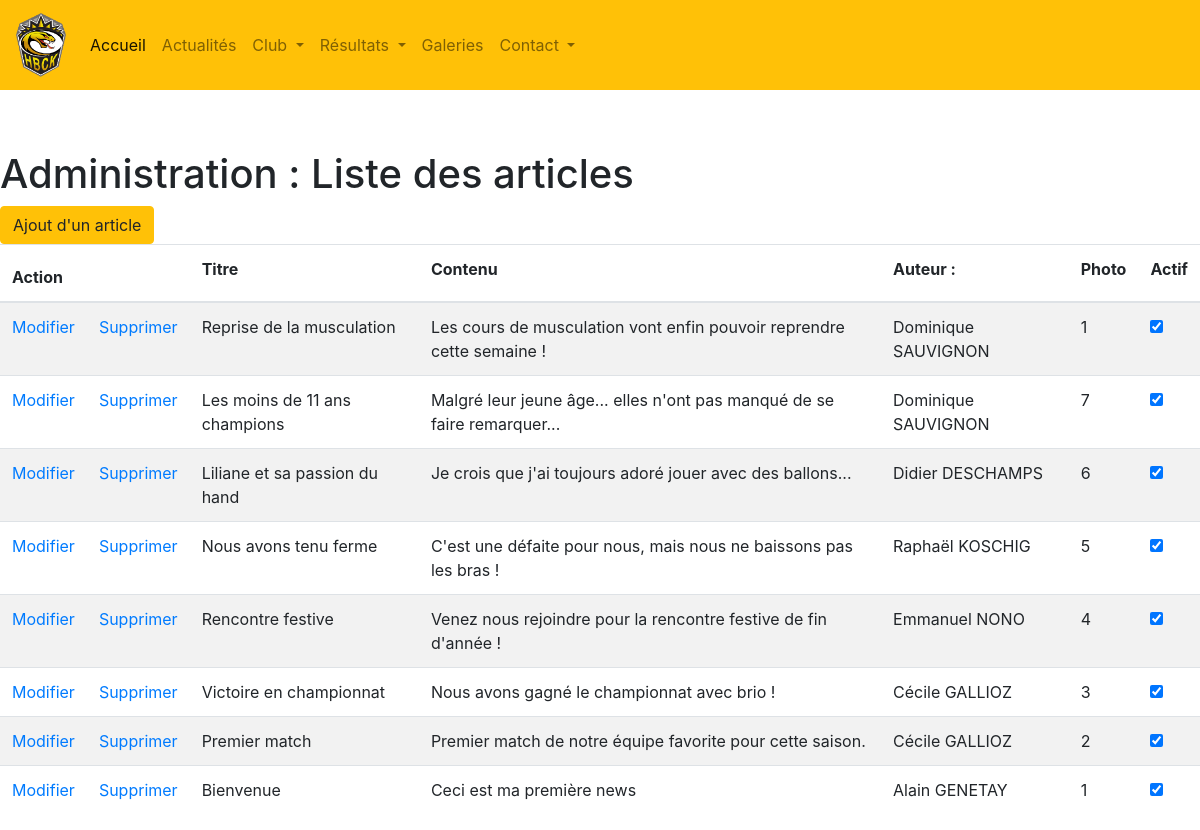
Screenshot of /src/body/article-liste.php with the database file from the repository.
### tables this page shows
CREATE TABLE `article` (
  `art_id` int(11) NOT NULL,
  `art_titre` varchar(255) NOT NULL,
  `art_contenu` longtext NOT NULL,
  `art_auteur_id` int(11) NOT NULL,
  `art_photo_id` int(11) DEFAULT NULL,
  `art_actif` int(1) NOT NULL,
  `art_created_at` datetime NOT NULL,
  `art_updated_at` datetime DEFAULT NULL,
  `art_deleted_at` datetime DEFAULT NULL
);

CREATE TABLE `personne` (
  `per_id` int(11) NOT NULL,
  `per_nom` varchar(255) NOT NULL,
  `per_prenom` varchar(255) DEFAULT NULL,
  `per_date_nais` date DEFAULT NULL,
  `per_lieu_nais` varchar(255) DEFAULT NULL,
  `per_sexe` tinyint(50) NOT NULL,
  `per_mail` varchar(255) NOT NULL,
  `per_mdp` varchar(50) NOT NULL,
  `per_admin` int(1) NOT NULL DEFAULT '0',
  `per_redac` int(1) NOT NULL DEFAULT '0',
  `per_contact_ext` int(1) NOT NULL DEFAULT '0',
  `per_created_at` datetime NOT NULL,
  `per_updated_at` datetime DEFAULT NULL,
  `per_deleted_at` datetime DEFAULT NULL
);

### src/class/ArticleBase.php (called while the page is built, shortened)
<?php
class ArticleBase
{
    public function getArticlesActifs($db)
    {
        $sql_aa = "SELECT * FROM article inner join personne on article.art_auteur_id = personne.per_id where art_deleted_at is null ORDER BY art_id DESC";
        $rs_aa = $db->query($sql_aa);
        return $rs_aa;
    }
}

### src/body/article-liste.php (the view, shortened to what this page needs)
<?php
require_once '../class/ArticleBase.php';
$o_pdo = new Database();
$o_conn = $o_pdo->makeConnect();
$b_art = new ArticleBase();
$articles = $b_art->getArticlesActifs($o_conn);
$art = $articles->fetchall();
include('../includes/head.php');
include('../includes/header.php');
?>
<link rel="stylesheet" href="https://stackpath.bootstrapcdn.com/bootstrap/4.4.1/css/bootstrap.min.css">
<h1>Administration : Liste des articles</h1>
<a href="personne-details.php?mode=nouveau">
    <button class="btn btn-warning" type="submit">Ajout d'un article</button>
</a>
<table class="table table-striped">
    <thead>
        <tr>
            <th colspan="2">Action</td>
            <th><label for="titre">Titre</label></th>
            <th><label for="contenu">Contenu</label></th>
            <th><label for="auteur">Auteur : </label></th>
            <th><label for="photo">Photo</label></th>
            <th><label for="actif">Actif</label></th>
        </tr>
    </thead>
    <?php foreach ($art as $a){ ?>
    <tr>
        <td><a href="article-details.php?mode=modif&id=<?php echo $p['art_id']?>">Modifier</td>
        <td><a href="../traitements/article-suppression.php?id=<?php echo $p['per_id']?>">Supprimer</td>
        <td><?php echo $a["art_titre"]?></td>
        <td><?php echo $a["art_contenu"] ?></td>
        <td><?php echo $a["per_prenom"] . " " . $a["per_nom"] ?></td>
        <td><?php echo $a["art_photo_id"]?></td>
        <td>
            <input type="checkbox" name="actif" value="actif" <?php if ($a["art_actif"] ==1) echo "checked" ?> >
        </td>
        </tr>
    <?php } ?>
</table>

### rows the page displays
article: art_titre "Reprise de la musculation", art_contenu "Les cours de musculation vont enfin pouvoir reprendre cette semaine !", art_auteur.per_prenom "Dominique", art_auteur.per_nom "SAUVIGNON", art_photo "1", art_actif "☑"
article: art_titre "Les moins de 11 ans champions", art_contenu "Malgré leur jeune âge... elles n'ont pas manqué de se faire remarquer...", art_auteur.per_prenom "Dominique", art_auteur.per_nom "SAUVIGNON", art_photo "7", art_actif "☑"
article: art_titre "Liliane et sa passion du hand", art_contenu "Je crois que j'ai toujours adoré jouer avec des ballons...", art_auteur.per_prenom "Didier", art_auteur.per_nom "DESCHAMPS", art_photo "6", art_actif "☑"
article: art_titre "Nous avons tenu ferme", art_contenu "C'est une défaite pour nous, mais nous ne baissons pas les bras !", art_auteur.per_prenom "Raphaël", art_auteur.per_nom "KOSCHIG", art_photo "5", art_actif "☑"
article: art_titre "Rencontre festive", art_contenu "Venez nous rejoindre pour la rencontre festive de fin d'année !", art_auteur.per_prenom "Emmanuel", art_auteur.per_nom "NONO", art_photo "4", art_actif "☑"
article: art_titre "Victoire en championnat", art_contenu "Nous avons gagné le championnat avec brio !", art_auteur.per_prenom "Cécile", art_auteur.per_nom "GALLIOZ", art_photo "3", art_actif "☑"
article: art_titre "Premier match", art_contenu "Premier match de notre équipe favorite pour cette saison.", art_auteur.per_prenom "Cécile", art_auteur.per_nom "GALLIOZ", art_photo "2", art_actif "☑"
article: art_titre "Bienvenue", art_contenu "Ceci est ma première news", art_auteur.per_prenom "Alain", art_auteur.per_nom "GENETAY", art_photo "1", art_actif "☑"
